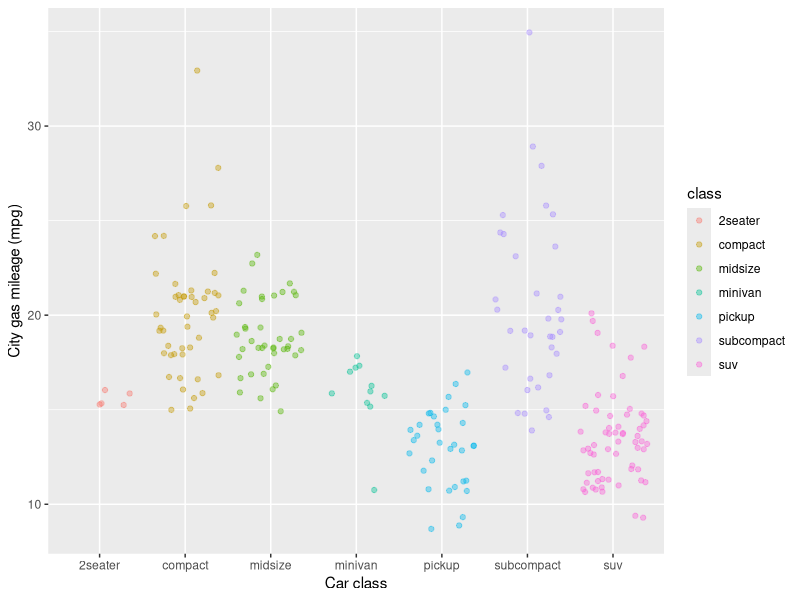

R code for this plot:
## ---- chunk 1
knitr::opts_chunk$set(echo = TRUE)

library(tidyverse)

ggplot(data = mpg, aes(x = class, y = cty)) +
	geom_jitter(aes(color = class), alpha = 0.4) +
	labs(x = "Car class", y = "City gas mileage (mpg)")
